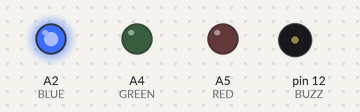
This sketch was run on a simulated Arduino Nano, built with avr-gcc and run on an emulated ATmega328P. On the bench: output pins drawn as LEDs (lit = HIGH), buzzer (waves = sounding, pin HIGH).

Above: at 0.2 s.
Timing chart, 0 to 1.7 s (numbered marks = the images above):
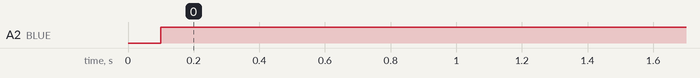

Measured:
- by itself, A2 (BLUE): LOW → HIGH at 0.10 s

The sketch:

colpitts_metal_detector.ino
```cpp
// Measures pulses from a Colpitts oscillator with FreqCount, maintains a running baseline, and controls LEDs and a buzzer to indicate frequency deviations caused by nearby metal.
//
// Full tutorial: https://shillehtek.com/blogs/news/arduino-nano-colpitts-frequency-counting-metal-detector
// Parts used: https://shillehtek.com/products/arduino-nano-v3-presoldered-ch340g-atmega328p
//             https://shillehtek.com/products/820pcs-1-4w-1-41-kinds-each-value-20pcs-metal-film-resistors-kit-plastic-box
//             https://shillehtek.com/products/200pcs-electrolytic-capacitors-0-1uf-50v-220uf-10v-kit-plastic-box
// More examples: https://github.com/shillehbean/shillehtek-examples
//

#include <FreqCount.h>

const int BUZZ = 12, BLUE = A2, GREEN = A4, RED = A5;
long baseline = 0;

void setup() {
  pinMode(BUZZ, OUTPUT);
  pinMode(BLUE, OUTPUT); pinMode(GREEN, OUTPUT); pinMode(RED, OUTPUT);
  FreqCount.begin(100);              // count pulses per 100 ms on D5
}

void loop() {
  if (!FreqCount.available()) return;
  long f = FreqCount.read();

  if (baseline == 0) baseline = f;   // first reading
  long diff = abs(f - baseline);

  digitalWrite(BLUE,  diff <= 1);             // quiet: on target baseline
  digitalWrite(GREEN, diff > 1 && diff <= 5); // small shift: metal near
  digitalWrite(RED,   diff > 5);              // big shift: metal HERE

  if (diff > 5) tone(BUZZ, 800 + diff * 20, 90);   // pitch tracks strength

  baseline = (baseline * 15 + f) / 16;  // slow auto-recalibration
}
```
